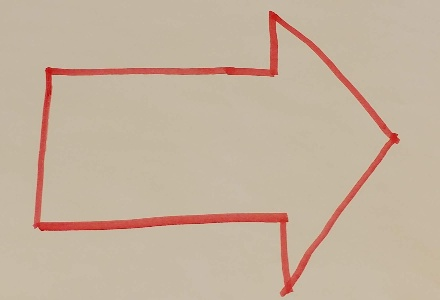
#> input picture arrow_0.25.jpg, 440 x 300 px, found by its file name
$ python shapeDetector.py   (older library calls are emulated)
#> lines starting #> are read from the running program, lines starting #| are printed output that depends on the picture; after the words box and inside, x2 and y2 are one past the last pixel; in counts of white or black regions, pixels touching at a corner belong together
import numpy as np
import cv2

image = cv2.imread("arrow_0.25.jpg")
#> image is the input picture: shape (300, 440, 3); mean B, G, R 158.3, 177.9, 197.2
gray = cv2.cvtColor(image, cv2.COLOR_BGR2GRAY)
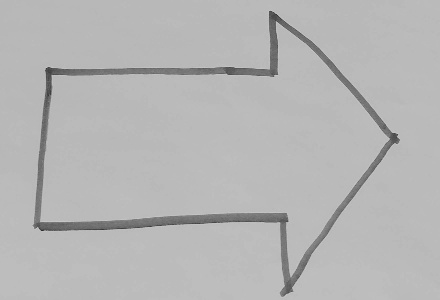
#> gray: shape (300, 440); min 43, max 201, mean 181.5
blur = cv2.GaussianBlur(gray, (5, 5), 0)
_, otsu = cv2.threshold(blur, 0, 255, cv2.THRESH_BINARY + cv2.THRESH_OTSU)
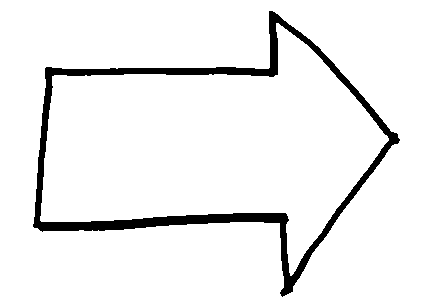
#> otsu: shape (300, 440); 94% white; 1 black region, box (x1, y1, x2, y2) and area: (33, 11, 400, 297) 7958
otsu = cv2.bitwise_not(otsu)
#> otsu: shape (300, 440); 6% white; 1 white region
cv2.imshow('otsu', otsu)
_, cnts, _ = cv2.findContours(otsu, cv2.RETR_EXTERNAL, cv2.CHAIN_APPROX_SIMPLE)
#> cnts = 1 contour; box (x1, y1, x2, y2) and area: (33, 11, 400, 297) 55330

# loop over the contours
for c in cnts:
	# compute the center of the contour, then detect the name of the
	# shape using only the contour
	M = cv2.moments(c)
	cX = int((M["m10"] / M["m00"]))
	cY = int((M["m01"] / M["m00"]))

	perimeter = cv2.arcLength(c, True)
	approx = cv2.approxPolyDP(c, 0.04*perimeter, True)
	if (len(approx) == 7):
		shape = "arrow"
	else:
		shape = "undefined"

	# multiply the contour (x, y)-coordinates by the resize ratio,
	# then draw the contours and the name of the shape on the image
	c = c.astype("int")
	cv2.drawContours(image, [c], -1, (0, 255, 0), 2)
	cv2.putText(image, shape, (cX, cY), cv2.FONT_HERSHEY_SIMPLEX,
		0.5, (255, 255, 255), 2)

	# show the output image
	cv2.imshow("Image", image)
	cv2.waitKey(0)
#> this loop made 1 pass
#> (cX, cY, perimeter, shape) on pass 1: (208, 146, 1186, 'arrow')
#> pass 1, `cv2.imshow("Image", image)`:
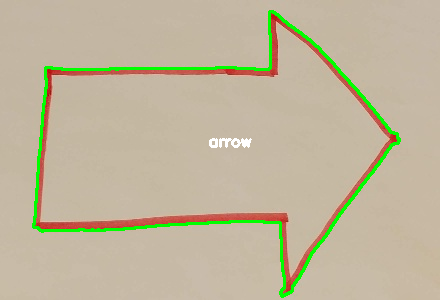
#> window 'Image': shape (300, 440, 3); mean B, G, R 155.5, 181.9, 191.7
